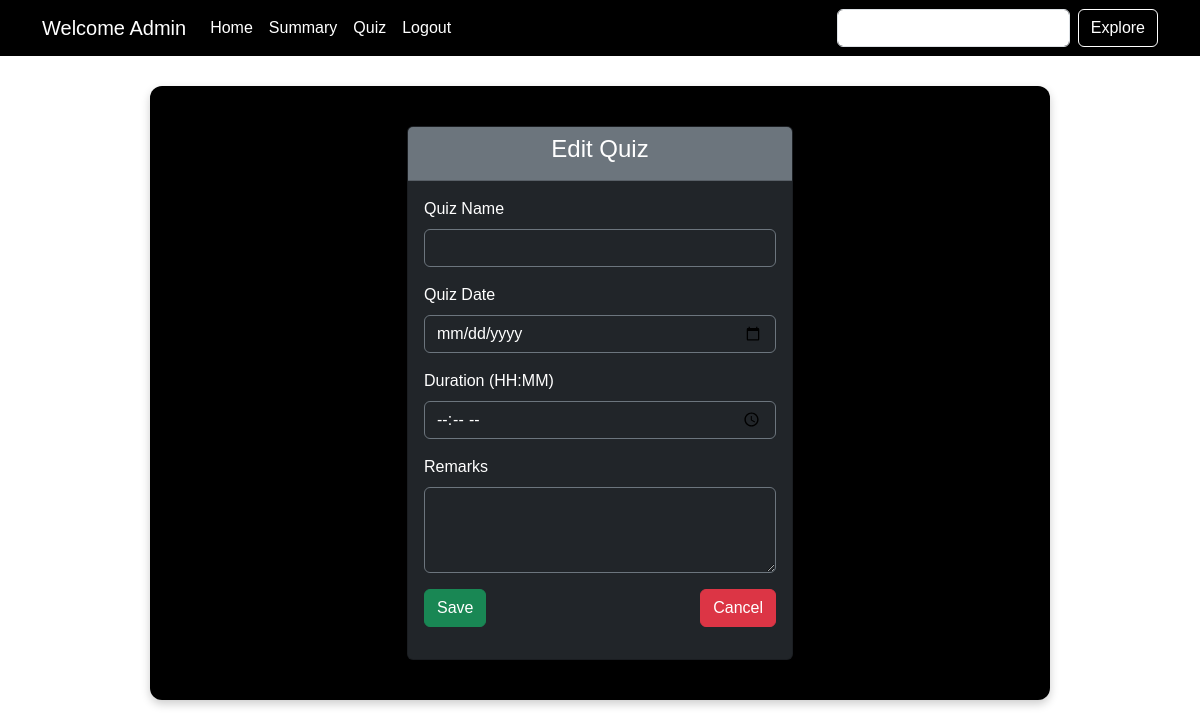
/edit_quiz/3/ILMA, run on an earlier commit of the app's database.
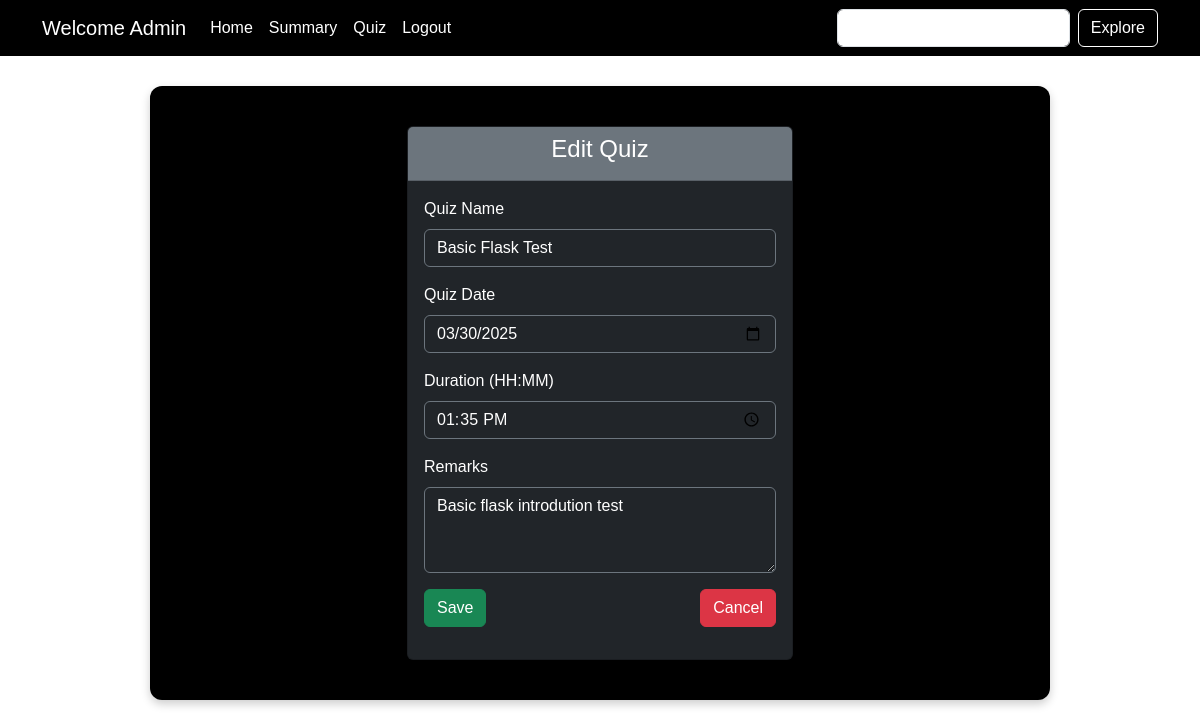
And on a later commit of the database.
### backend/models.py (models this page shows)
class Quiz(db.Model):
    __tablename__ = "quizzes"
    id = db.Column(db.Integer, primary_key=True)
    chapter_id = db.Column(db.Integer, db.ForeignKey("chapters.id"), nullable=False)  # Fixed FK
    quiz_name = db.Column(db.String(80), nullable=False)
    quiz_date = db.Column(db.Date, nullable=False)  # Fixed Date Type
    duration = db.Column(db.Time, nullable=False)  # Fixed Duration Type
    remarks = db.Column(db.String(200), nullable=False)
    questions = db.relationship("Question", backref="quizzes", lazy=True, cascade="all,delete")
    scores = db.relationship("Score", backref="quizzes", lazy=True, cascade="all,delete")

### backend/controllers.py (the view, shortened to what this page needs)
@app.route('/edit_quiz/<id>/<name>', methods=['GET', 'POST'])
def edit_quiz(id, name):
    quiz = Quiz.query.get(id)
    return render_template('edit_quiz.html', name=name, quiz=quiz)

### templates/edit_quiz.html (shortened to what this page needs)
{% extends "admin_layout.html" %}
{% block content %}
  <div class="container">
    <div class="row justify-content-center">
      <div class="col-md-6">
        <div class="card bg-dark text-white">
          <div class="card-header text-center bg-secondary">
            <h4>Edit Quiz</h4>
          </div>
          <div class="card-body">
            <form action="/edit_quiz/{{quiz.id}}/{{name}}" method="POST">
              <div class="mb-3">
                <label for="quiz_name" class="form-label">Quiz Name</label>
                <input type="text" class="form-control bg-dark text-white border-secondary placeholder-light"
                       name="quiz_name" id="quiz_name" value="{{quiz.quiz_name}}" required>
              </div>
              <div class="mb-3">
                <label for="quiz_date" class="form-label">Quiz Date</label>
                <input type="date" class="form-control bg-dark text-white border-secondary placeholder-light"
                       name="quiz_date" id="quiz_date" value="{{ quiz.quiz_date }}" required>
              </div>
              <div class="mb-3">
                <label for="duration" class="form-label">Duration (HH:MM)</label>
                <input type="time" class="form-control bg-dark text-white border-secondary placeholder-light"
                       name="duration" id="duration" value="{{ quiz.duration }}" required>
              </div>
              <div class="mb-3">
                <label for="remarks" class="form-label">Remarks</label>
                <textarea class="form-control bg-dark text-white border-secondary placeholder-light"
                          name="remarks" id="remarks" rows="3" required>{{ quiz.remarks }}</textarea>
              </div>
              <div class="mb-3 d-flex justify-content-between">
                <button type="submit" class="btn btn-success">Save</button>
                <a href="/admin_quiz_dashboard/{{name}}" class="btn btn-danger">Cancel</a>
              </div>
            </form>
          </div>
        </div>
      </div>
    </div>
  </div>
{% endblock %}

What changed in the data, as far as the page shows it:
added Quiz: quiz_name "Basic Flask Test", quiz_date "03/30/2025", duration "13:35:00", remarks "Basic flask introdution test"
